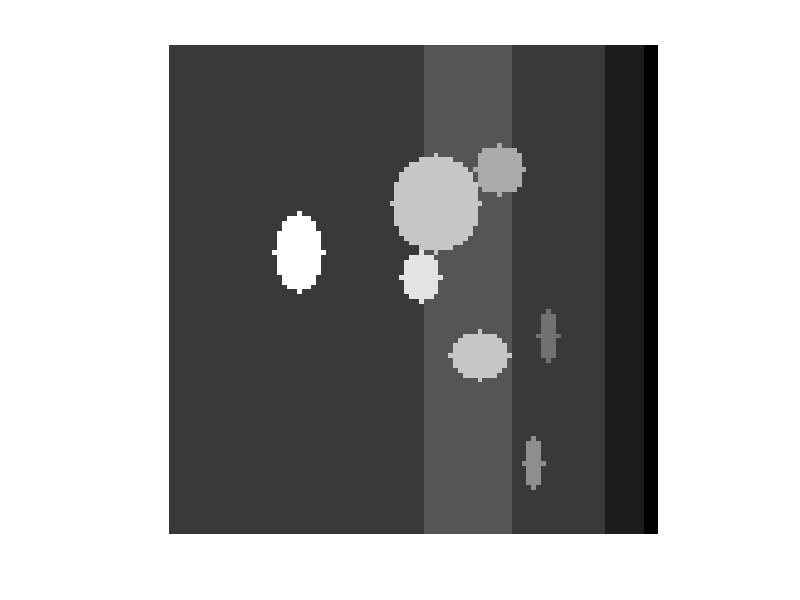
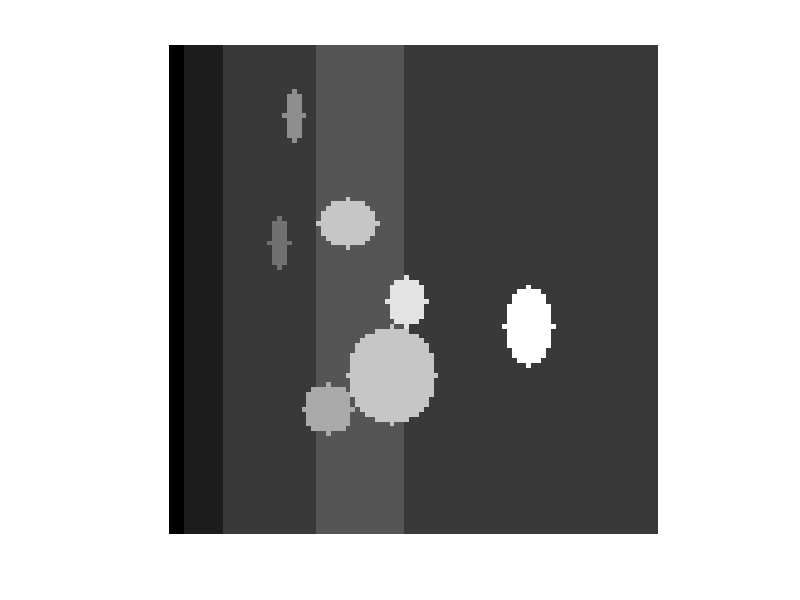

These figures' MATLAB source, in order: (Note: this script raises an error after producing the figures.)
% Generate a human-like layered phantom with elliptical vessels.
clear all;
close all;

pixel_size = 0.2;
fac=0.1/pixel_size;% pixel size = 0.1/fac mm
% Initialize the size of the 3D matrix
nx = 120 * fac; % Size in the x-direction %180
ny = 200 * fac; % Size in the y-direction
nz = 200 * fac; % Size in the z-direction (axial direction) % 200
phantom = ones(nx, ny, nz); % Initialize the matrix with zeros


% ------------------------
% 1. Layered structure (Tissue layers)
% ------------------------
rng(1);
% Specify the thickness of the first two layers
layer1_thickness = round(5 * fac); % skin
layer2_thickness = round(15 * fac); % skin
layer3_thickness = round(38 * fac); % subcu
layer4_thickness = round(36 * fac); % muscle

% Automatically calculate the thickness of the third layer
layer5_thickness = nz - layer1_thickness - layer2_thickness - layer3_thickness - layer4_thickness; % subcu

% Check if the thickness values are valid
if layer4_thickness <= 0
    error('Invalid thickness values: the total thickness exceeds nz.');
end

% Assign values to each layer
phantom(:, :, 1:layer1_thickness) = 1; % First layer with value 1 (epidermis)
phantom(:, :, layer1_thickness+1:layer1_thickness+layer2_thickness) = 2; % Second layer with value 2 (dermis)
phantom(:, :, layer1_thickness + layer2_thickness+1 : layer1_thickness + layer2_thickness + layer3_thickness) = 3; % value 3 (subcutenous)
phantom(:, :, layer1_thickness+layer2_thickness+layer3_thickness+1:layer1_thickness+layer2_thickness+layer3_thickness+layer4_thickness) = 4; %value 4 (muscle)
phantom(:, :, layer1_thickness+layer2_thickness+layer3_thickness+layer4_thickness+1:end) = 3; % value 3 (subcutenous)

% ------------------------
% 2. Cylinders (Blood vessels)
% ------------------------
% 1
% Define elliptical cylinders as [Center_y, Center_z, Radius_y, Radius_z, Value]
cylinders = {
    [round(81*fac), round(46*fac), round(9*fac), round(4*fac), 5];
    [round(30*fac), round(51*fac), round(9*fac), round(3*fac), 6];   
    [round(150*fac), round(65*fac), round(9*fac), round(9*fac), 7];
    [round(74*fac), round(74*fac), round(10*fac), round(11*fac), 8];
    [round(135*fac), round(91*fac), round(20*fac), round(17*fac), 8];
    [round(105*fac), round(98*fac), round(10*fac), round(8*fac), 9];
    [round(115*fac), round(147*fac), round(15*fac), round(10*fac), 10];};

% Iterate through each elliptical cylinder and embed it into the phantom matrix
for i = 1:length(cylinders)
    cy = cylinders{i}(1);       % Center y
    cz = cylinders{i}(2);       % Center z
    ry = cylinders{i}(3);       % Radius in y-direction
    rz = cylinders{i}(4);       % Radius in z-direction
    value = cylinders{i}(5);    % Assigned value

    for x = 1:nx
        for z = 1:nz
            for y = 1:ny
                dy = y - cy;
                dz = z - cz;
                if (dy^2)/(ry^2) + (dz^2)/(rz^2) <= 1
                    phantom(x, y, z) = value;
                end
            end
        end
    end
end


% ------------------------
% 3. Visualization
% ------------------------

% Open volume viewer for the phantom matrix
vol = phantom;
vol = flip(flip(flip(vol, 1), 2), 3);
vol = uint8(vol);
phantom = uint8(phantom);
figure;imshow(squeeze(max(vol,[],1)),[]);
figure;imshow(squeeze(max(phantom,[],1)),[]);
% A = rand(4, 4, 4);
% sO2_map = imresize3(A,[nx,ny,nz],'cubic');
% sO2_map = (sO2_map-min(sO2_map(:)))/(max(sO2_map(:))-min(sO2_map(:)))*11;
% sO2_map(phantom==5) = phantom(phantom==5);
% sO2_map(phantom==6) = phantom(phantom==6);
% sO2_map(phantom==7) = phantom(phantom==7);
% sO2_map(phantom==8) = phantom(phantom==8);
% sO2_map(phantom==9) = phantom(phantom==9);
% sO2_map(phantom==10) = phantom(phantom==10);
% sO2_map(phantom==11) = phantom(phantom==11);
% imshow(squeeze(max(sO2_map,[],1)),[]);
% volumeViewer(vol);

% ------------------------
% 4. Save to a .mat file
% ------------------------

% Save the resized phantom matrix to a .mat file
niftiwrite(vol, 'digital_phantom_human.nii')
% save('digital_vessel_new_mimicCC_0.2.mat', 'phantom');

% close all;
% clear all;
% load('digital_vessel_mimicCC_0.1.mat');
% vol = uint8(vol);
% volumeViewer(vol);
% niftiwrite(vol, 'digital_vessel_mimicCC_0.1.nii')
